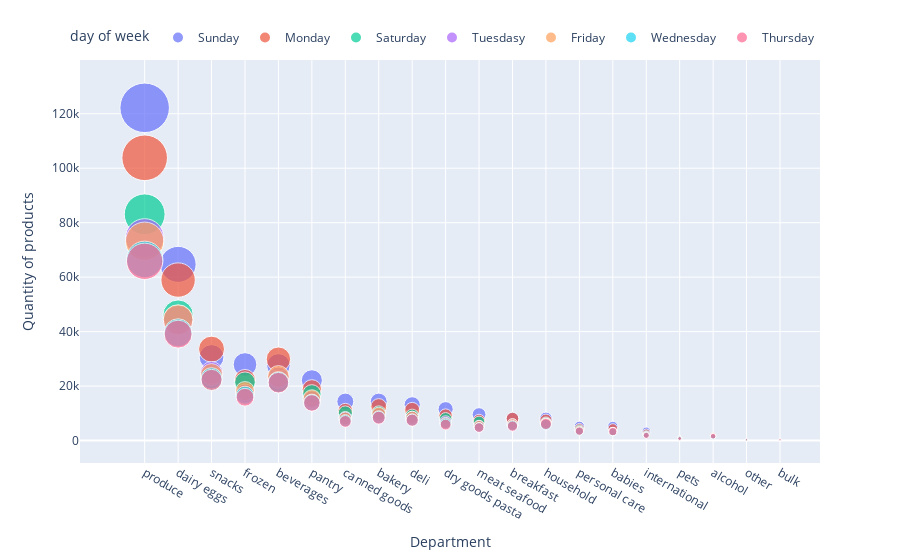

The notebook cell this image was saved under:
### Code cell
import plotly.express as px
fig = px.scatter(Q1, x="Department", y="Quantity of products", color='day of week', size="Quantity of products", size_max=35)
fig.update_layout(legend=dict(orientation="h",yanchor="bottom",y=1.02,xanchor="right",x=1))
fig.show()
pio.write_image(fig, 'Department Vs days of week.png', format="png", scale=15, width=1000, height=800)

### Figure 1 — Plotly figure (JSON) as saved in the notebook; plotly's stock layout.template omitted (floating-point values rounded to 4 significant figures)
{"data": [{"hovertemplate": "day of week=Sunday<br>Department=%{x}<br>Quantity of products=%{marker.size}<extra></extra>", "legendgroup": "Sunday", "marker": {"color": "#636efa", "size": [122185, 64697, 30662, 27922, 27576, 22126, 14301, 14299, 13106, 11496, 9520, 8149, 8096, 5220, 5181, 3429, 1071, 1063, 406, 389], "sizemode": "area", "sizeref": 99.74, "symbol": "circle"}, "mode": "markers", "name": "Sunday", "orientation": "v", "showlegend": true, "type": "scatter", "x": ["produce", "dairy eggs", "snacks", "frozen", "beverages", "pantry", "canned goods", "bakery", "deli", "dry goods pasta", "meat seafood", "breakfast", "household", "personal care", "babies", "international", "pets", "alcohol", "other", "bulk"], "xaxis": "x", "y": [122185, 64697, 30662, 27922, 27576, 22126, 14301, 14299, 13106, 11496, 9520, 8149, 8096, 5220, 5181, 3429, 1071, 1063, 406, 389], "yaxis": "y"}, {"hovertemplate": "day of week=Monday<br>Department=%{x}<br>Quantity of products=%{marker.size}<extra></extra>", "legendgroup": "Monday", "marker": {"color": "#EF553B", "size": [103835, 58934, 33573, 29860, 22226, 18782, 12483, 11247, 10935, 9134, 8020, 7461, 7401, 4510, 4447, 2858, 1191, 870, 367, 355], "sizemode": "area", "sizeref": 99.74, "symbol": "circle"}, "mode": "markers", "name": "Monday", "orientation": "v", "showlegend": true, "type": "scatter", "x": ["produce", "dairy eggs", "snacks", "beverages", "frozen", "pantry", "bakery", "deli", "canned goods", "dry goods pasta", "breakfast", "household", "meat seafood", "personal care", "babies", "international", "alcohol", "pets", "bulk", "other"], "xaxis": "x", "y": [103835, 58934, 33573, 29860, 22226, 18782, 12483, 11247, 10935, 9134, 8020, 7461, 7401, 4510, 4447, 2858, 1191, 870, 367, 355], "yaxis": "y"}, {"hovertemplate": "day of week=Saturday<br>Department=%{x}<br>Quantity of products=%{marker.size}<extra></extra>", "legendgroup": "Saturday", "marker": {"color": "#00cc96", "size": [83083, 46059, 22251, 21389, 21381, 17107, 10118, 10097, 9050, 7942, 6811, 6552, 5697, 4102, 3285, 2380, 1184, 972, 323, 278], "sizemode": "area", "sizeref": 99.74, "symbol": "circle"}, "mode": "markers", "name": "Saturday", "orientation": "v", "showlegend": true, "type": "scatter", "x": ["produce", "dairy eggs", "snacks", "frozen", "beverages", "pantry", "bakery", "canned goods", "deli", "dry goods pasta", "meat seafood", "household", "breakfast", "personal care", "babies", "international", "alcohol", "pets", "other", "bulk"], "xaxis": "x", "y": [83083, 46059, 22251, 21389, 21381, 17107, 10118, 10097, 9050, 7942, 6811, 6552, 5697, 4102, 3285, 2380, 1184, 972, 323, 278], "yaxis": "y"}, {"hovertemplate": "day of week=Tuesdasy<br>Department=%{x}<br>Quantity of products=%{marker.size}<extra></extra>", "legendgroup": "Tuesdasy", "marker": {"color": "#ab63fa", "size": [74381, 44206, 24900, 23066, 17362, 15073, 9449, 8364, 8300, 6937, 6198, 6005, 5499, 3668, 3340, 2162, 1198, 654, 295, 282], "sizemode": "area", "sizeref": 99.74, "symbol": "circle"}, "mode": "markers", "name": "Tuesdasy", "orientation": "v", "showlegend": true, "type": "scatter", "x": ["produce", "dairy eggs", "snacks", "beverages", "frozen", "pantry", "bakery", "deli", "canned goods", "dry goods pasta", "household", "breakfast", "meat seafood", "personal care", "babies", "international", "alcohol", "pets", "other", "bulk"], "xaxis": "x", "y": [74381, 44206, 24900, 23066, 17362, 15073, 9449, 8364, 8300, 6937, 6198, 6005, 5499, 3668, 3340, 2162, 1198, 654, 295, 282], "yaxis": "y"}, {"hovertemplate": "day of week=Friday<br>Department=%{x}<br>Quantity of products=%{marker.size}<extra></extra>", "legendgroup": "Friday", "marker": {"color": "#FFA15A", "size": [73188, 44400, 24219, 23534, 18148, 15417, 9703, 8394, 8099, 6461, 6235, 5982, 5451, 3771, 3227, 2073, 1733, 859, 300, 284], "sizemode": "area", "sizeref": 99.74, "symbol": "circle"}, "mode": "markers", "name": "Friday", "orientation": "v", "showlegend": true, "type": "scatter", "x": ["produce", "dairy eggs", "snacks", "beverages", "frozen", "pantry", "bakery", "deli", "canned goods", "dry goods pasta", "household", "breakfast", "meat seafood", "personal care", "babies", "international", "alcohol", "pets", "other", "bulk"], "xaxis": "x", "y": [73188, 44400, 24219, 23534, 18148, 15417, 9703, 8394, 8099, 6461, 6235, 5982, 5451, 3771, 3227, 2073, 1733, 859, 300, 284], "yaxis": "y"}, {"hovertemplate": "day of week=Wednesday<br>Department=%{x}<br>Quantity of products=%{marker.size}<extra></extra>", "legendgroup": "Wednesday", "marker": {"color": "#19d3f3", "size": [66510, 39549, 22824, 21483, 16601, 13971, 8558, 7551, 7312, 6243, 5830, 5458, 4841, 3408, 3168, 1958, 1463, 846, 313, 268], "sizemode": "area", "sizeref": 99.74, "symbol": "circle"}, "mode": "markers", "name": "Wednesday", "orientation": "v", "showlegend": true, "type": "scatter", "x": ["produce", "dairy eggs", "snacks", "beverages", "frozen", "pantry", "bakery", "deli", "canned goods", "dry goods pasta", "household", "breakfast", "meat seafood", "personal care", "babies", "international", "alcohol", "pets", "other", "bulk"], "xaxis": "x", "y": [66510, 39549, 22824, 21483, 16601, 13971, 8558, 7551, 7312, 6243, 5830, 5458, 4841, 3408, 3168, 1958, 1463, 846, 313, 268], "yaxis": "y"}, {"hovertemplate": "day of week=Thursday<br>Department=%{x}<br>Quantity of products=%{marker.size}<extra></extra>", "legendgroup": "Thursday", "marker": {"color": "#FF6692", "size": [65814, 39070, 22263, 21226, 15888, 13786, 8373, 7464, 7009, 6074, 5841, 5294, 4748, 3455, 3292, 1878, 1607, 741, 265, 248], "sizemode": "area", "sizeref": 99.74, "symbol": "circle"}, "mode": "markers", "name": "Thursday", "orientation": "v", "showlegend": true, "type": "scatter", "x": ["produce", "dairy eggs", "snacks", "beverages", "frozen", "pantry", "bakery", "deli", "canned goods", "household", "dry goods pasta", "breakfast", "meat seafood", "personal care", "babies", "international", "alcohol", "pets", "bulk", "other"], "xaxis": "x", "y": [65814, 39070, 22263, 21226, 15888, 13786, 8373, 7464, 7009, 6074, 5841, 5294, 4748, 3455, 3292, 1878, 1607, 741, 265, 248], "yaxis": "y"}], "layout": {"legend": {"itemsizing": "constant", "orientation": "h", "title": {"text": "day of week"}, "tracegroupgap": 0, "x": 1, "xanchor": "right", "y": 1.02, "yanchor": "bottom"}, "margin": {"t": 60}, "xaxis": {"anchor": "y", "domain": [0, 1], "title": {"text": "Department"}}, "yaxis": {"anchor": "x", "domain": [0, 1], "title": {"text": "Quantity of products"}}}}
